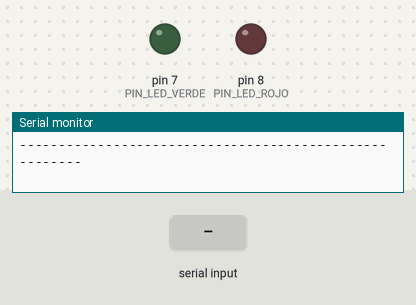
The sketch below on a simulated Arduino Uno, built with avr-gcc and run on an emulated ATmega328P. Parts: output pins drawn as LEDs (lit = HIGH), the last lines printed to the serial monitor. Dashed ring = blinking. The inputs (shaded band) are chosen by the test bench.

Above: at 1.5 s.
1.6 s: "P\n" received over Serial
At 2.85 s:
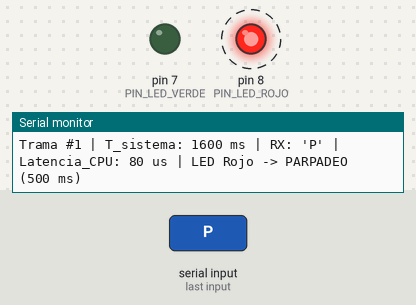
4.6 s: "A\n" received over Serial
At 4.85 s:
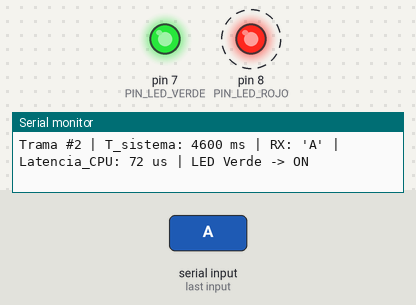
Timing chart, 0 to 16.6 s (numbered marks = the images above; inputs shaded):
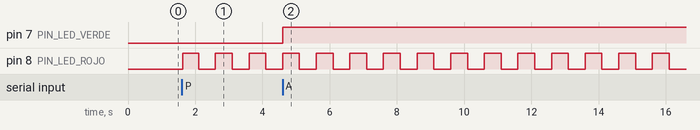

Measured:
- after the input at 1.6 s, pin 8 (PIN_LED_ROJO): alternates HIGH for 0.50 s and LOW for 0.50 s, starting at once
- after the input at 4.6 s, pin 7 (PIN_LED_VERDE): LOW → HIGH at once

The sketch:

entrega2_bluetooth_millis.ino
```cpp
/*
 * Proyecto: Sistema de Control Inalámbrico Bluetooth/UART No Bloqueante
 * Módulo: Internet de las Cosas - Entrega 2 (Escenario 5)
 * Institución: Politécnico Grancolombiano
 * Autores: Iván de Jesús Cantor Marín & Andrea Ochoa Bolaños
 */

// --- Definición de Pines de Salida (Actuadores) ---
const int PIN_LED_VERDE = 7;  // Estado de conexión / Control directo
const int PIN_LED_ROJO  = 8;  // Alerta / Control por temporización

// --- Variables de Control Temporal No Bloqueante (millis) ---
unsigned long tiempoPrevioParpadeo = 0;
const unsigned long INTERVALO_MS = 500; // Periodo de 500 ms (2 Hz)
bool estadoLedRojo = LOW;
bool parpadeoActivo = false;

// --- Variables para Telemetría y Métricas ---
unsigned long contadorTramas = 0;

void setup() {
  pinMode(PIN_LED_VERDE, OUTPUT);
  pinMode(PIN_LED_ROJO, OUTPUT);

  // Configuración de interfaz UART a 9600 baudios (Estándar HC-05/HC-06)
  Serial.begin(9600);

  Serial.println("=======================================================");
  Serial.println(" SISTEMA IOT INICIADO - ENLACE SERIAL / BLUETOOTH (UART)");
  Serial.println("=======================================================");
  Serial.println("Comandos disponibles:");
  Serial.println("  [A] Encender LED Verde     | [B] Apagar LED Verde");
  Serial.println("  [P] Parpadeo LED Rojo      | [S] Apagar LED Rojo");
  Serial.println("-------------------------------------------------------");
}

void loop() {
  unsigned long tiempoActual = millis();

  // 1. Escucha activa del buffer Serial/Bluetooth (Latencia < 1 ms)
  if (Serial.available() > 0) {
    char datoRecibido = Serial.read();

    // Filtrar caracteres de retorno de carro o salto de línea
    if (datoRecibido != '\n' && datoRecibido != '\r') {
      unsigned long inicioProceso = micros(); // Medición precisa en microsegundos
      contadorTramas++;
      procesarTrama(datoRecibido, tiempoActual, inicioProceso);
    }
  }

  // 2. Ejecución concurrente del parpadeo sin detener el procesador
  if (parpadeoActivo) {
    if (tiempoActual - tiempoPrevioParpadeo >= INTERVALO_MS) {
      tiempoPrevioParpadeo = tiempoActual;
      estadoLedRojo = !estadoLedRojo;
      digitalWrite(PIN_LED_ROJO, estadoLedRojo);
    }
  }
}

void procesarTrama(char cmd, unsigned long t_ms, unsigned long t_us_inicio) {
  String accion = "";

  switch (cmd) {
    case 'A':
    case 'a':
      digitalWrite(PIN_LED_VERDE, HIGH);
      accion = "LED Verde -> ON";
      break;
    case 'B':
    case 'b':
      digitalWrite(PIN_LED_VERDE, LOW);
      accion = "LED Verde -> OFF";
      break;
    case 'P':
    case 'p':
      parpadeoActivo = true;
      accion = "LED Rojo -> PARPADEO (500 ms)";
      break;
    case 'S':
    case 's':
      parpadeoActivo = false;
      estadoLedRojo = LOW;
      digitalWrite(PIN_LED_ROJO, LOW);
      accion = "LED Rojo -> OFF";
      break;
    default:
      accion = "COMANDO INVALIDO";
      break;
  }

  unsigned long latencia_us = micros() - t_us_inicio;

  // Registro estructurado para exportación de datos
  Serial.print("Trama #");
  Serial.print(contadorTramas);
  Serial.print(" | T_sistema: ");
  Serial.print(t_ms);
  Serial.print(" ms | RX: '");
  Serial.print(cmd);
  Serial.print("' | Latencia_CPU: ");
  Serial.print(latencia_us);
  Serial.print(" us | ");
  Serial.println(accion);
}
```
